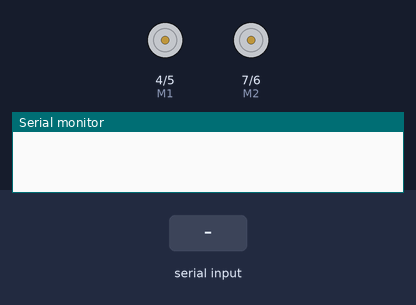
A sketch run on a simulated Arduino Uno, built with avr-gcc and run on an emulated ATmega328P. On the bench: direction and speed pins drawn as motors (green arrow = direction pin HIGH = forward, orange = LOW = backward, longer = more drive), the last lines printed to the serial monitor. Inputs (shaded band) come from the test bench.

Above: at 1.2 s.
1.3 s: "w" received over Serial
At 1.9 s:
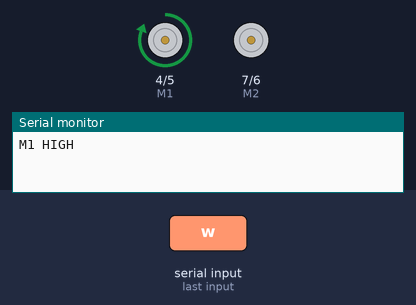
3.8 s: "a" received over Serial
At 4.6 s:
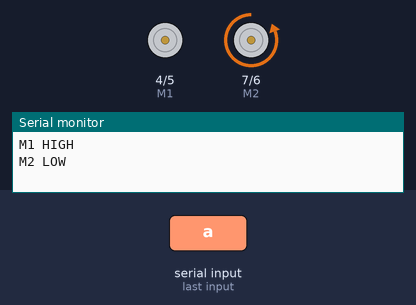
6.3 s: "s" received over Serial
At 6.9 s:
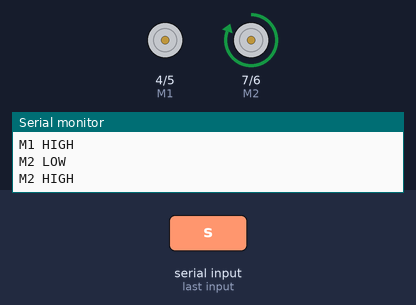
8.8 s: "d" received over Serial
At 9.6 s:
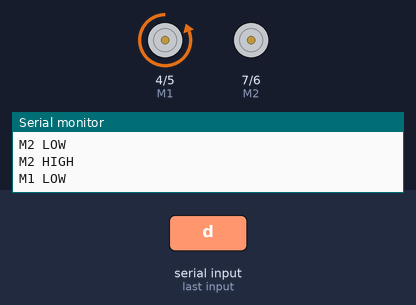
Timing chart, 0 to 11.8 s (numbered marks = the images above; inputs shaded):
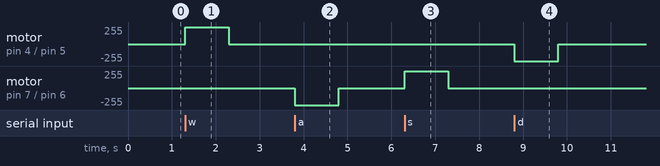

The sketch:

side_direction_test.ino
```cpp
//Motor Definitions
int E1 = 5;     //M1 Speed Control
int E2 = 6;     //M2 Speed Control
int M1 = 4;     //M1 Direction Control
int M2 = 7;     //M2 Direction Control

//DIRECTIONS

//STOP
void stop(void)
{
  digitalWrite(E1, 0);
  digitalWrite(M1, LOW);
  digitalWrite(E2, 0);
  digitalWrite(M2, LOW);
}

//ADVANCE
void advance(char a, char b)
{
  analogWrite (E1, a);
  digitalWrite(M1, HIGH);
  analogWrite (E2, b);
  digitalWrite(M2, HIGH);
}

//MOVE BACKWARDS
void back_off (char a, char b)
{
  analogWrite (E1, a);
  digitalWrite(M1, LOW);
  analogWrite (E2, b);
  digitalWrite(M2, LOW);
}


//TURN LEFT
void turn_L (char a, char b)
{
  analogWrite (E1, a);
  digitalWrite(M1, LOW);
  analogWrite (E2, b);
  digitalWrite(M2, HIGH);
}

//TURN RIGHT
void turn_R (char a, char b)
{
  analogWrite (E1, a);
  digitalWrite(M1, HIGH);
  analogWrite (E2, b);
  digitalWrite(M2, LOW);
}

void setup(void) {
  int i;
  for (i = 4; i <= 7; i++)
    pinMode(i, OUTPUT);
  Serial.begin(115200);      //Set Baud Rate
  digitalWrite(E1, LOW);
  digitalWrite(E2, LOW);
}

void loop(void) {
  if (Serial.available()) {
    char val = Serial.read();
    if (val != -1)
    {
      switch (val)
      {
        case 'w'://Move Forward
          Serial.println("M1 HIGH");
          analogWrite (E1, 255);
          digitalWrite(M1, HIGH);
          delay (1000);
          stop();
          break;
        case 's'://Move Backward
          Serial.println("M2 HIGH");
          analogWrite (E2, 255);
          digitalWrite(M2, HIGH);
          delay (1000);
          stop();
          break;
        case 'a'://Turn Left
          Serial.println("M2 LOW");
          analogWrite (E2, 255);
          digitalWrite(M2, LOW);
          delay (1000);
          stop();
          break;
        case 'd'://Turn Right
          Serial.println("M1 LOW");
          analogWrite (E1, 255);
          digitalWrite(M1, LOW);
          delay (1000);
          stop();
          break;
        case 'z':
          Serial.println("w = M1 high, d = M1 Low, a = m2 low, s = m2 high, x = stop, z = Instructions"); //Display instructions in the serial monitor
          break;
        case 'x':
          Serial.println("stopping");
          stop();
          break;
      }
    }
    else stop();
  }
}
```

Measured:
- after the input at 1.3 s, motor on pin 4 (M1) / pin 5 (E1): stopped → forward 255/255 at once, → stopped 1.0 s later
- after the input at 3.8 s, motor on pin 7 (M2) / pin 6 (E2): stopped → backward 255/255 at once, → stopped 1.0 s later
- after the input at 6.3 s, motor on pin 7 (M2) / pin 6 (E2): stopped → forward 255/255 at once, → stopped 1.0 s later
- after the input at 8.8 s, motor on pin 4 (M1) / pin 5 (E1): stopped → backward 255/255 at once, → stopped 1.0 s later
